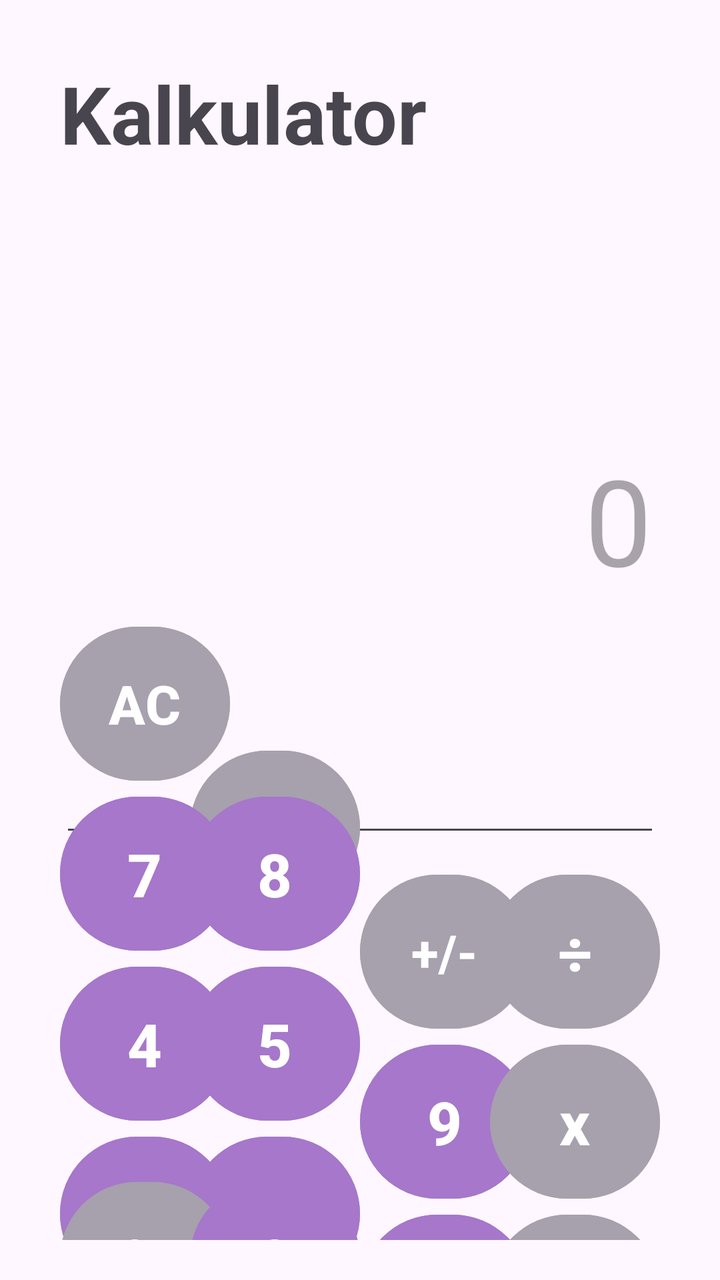
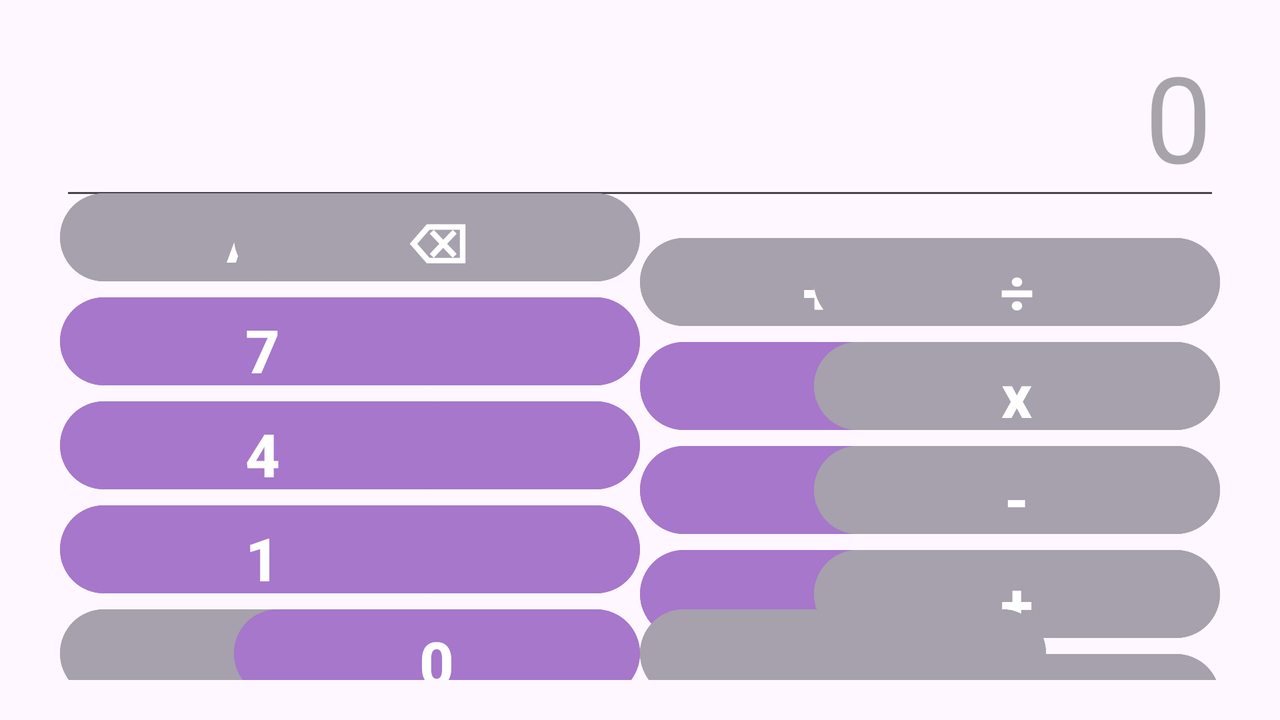

An Android layout and its configuration variant, each rendered on a device that would load it. The default file and the variant file are quoted in full after the pictures.
<!-- AndroidManifest.xml: application theme Theme.AsesmenGasal -->
<!-- res/layout/activity_kalkulator.xml -->
<?xml version="1.0" encoding="utf-8"?>
<androidx.constraintlayout.widget.ConstraintLayout xmlns:android="http://schemas.android.com/apk/res/android"
    xmlns:app="http://schemas.android.com/apk/res-auto"
    xmlns:tools="http://schemas.android.com/tools"
    android:id="@+id/main"
    android:layout_width="match_parent"
    android:layout_height="match_parent"
    tools:context=".KalkulatorActivity"
    android:layout_margin="20dp">

    <TextView
        android:id="@+id/tvJudul"
        android:layout_width="wrap_content"
        android:layout_height="wrap_content"
        android:text="Kalkulator"
        android:textStyle="bold"
        android:textSize="40sp"
        android:layout_marginTop="10dp"
        android:layout_marginStart="10dp"
        app:layout_constraintStart_toStartOf="parent"
        app:layout_constraintTop_toTopOf="parent"/>
    <EditText
        android:id="@+id/etResult"
        android:layout_width="match_parent"
        android:layout_height="330dp"
        android:hint="0"
        android:textSize="60sp"
        android:textAlignment="textEnd"
        android:layout_margin="10dp"
        android:inputType="none"
        android:focusable="false"
        android:focusableInTouchMode="false"
        app:layout_constraintTop_toBottomOf="@+id/tvJudul"/>
    <Button
        android:id="@+id/btBersihkan"
        android:layout_width="85dp"
        android:layout_height="85dp"
        android:text="AC"
        android:textSize="27sp"
        android:textStyle="bold"
        android:textColor="@color/white"
        android:backgroundTint="#A7A0AD"
        android:layout_marginTop="10dp"
        android:layout_marginStart="10dp"
        app:layout_constraintRight_toLeftOf="@+id/btHapus"
        app:layout_constraintStart_toStartOf="parent"
        app:layout_constraintTop_toBottomOf="@+id/etResult"
        app:layout_constraintBottom_toTopOf="@id/btTujuh"/>
    <Button
        android:id="@+id/btHapus"
        android:layout_width="85dp"
        android:layout_height="85dp"
        android:text="⌫"
        android:textSize="27sp"
        android:textStyle="bold"
        android:textColor="@color/white"
        android:backgroundTint="#A7A0AD"
        android:layout_marginTop="10dp"
        app:layout_constraintRight_toLeftOf="@+id/btPM"
        app:layout_constraintLeft_toRightOf="@+id/btBersihkan"
        app:layout_constraintTop_toBottomOf="@+id/etResult"
        app:layout_constraintBottom_toTopOf="@id/btDelapan"/>
    <Button
        android:id="@+id/btPM"
        android:layout_width="85dp"
        android:layout_height="85dp"
        android:text="+/-"
        android:textSize="25sp"
        android:textStyle="bold"
        android:textColor="@color/white"
        android:backgroundTint="#A7A0AD"
        android:layout_marginTop="10dp"
        app:layout_constraintRight_toLeftOf="@+id/btBagi"
        app:layout_constraintLeft_toRightOf="@+id/btHapus"
        app:layout_constraintTop_toBottomOf="@+id/etResult"
        app:layout_constraintBottom_toTopOf="@id/btSembilan"/>
    <Button
        android:id="@+id/btSembilan"
        android:layout_width="85dp"
        android:layout_height="85dp"
        android:text="9"
        android:textSize="30sp"
        android:textColor="@color/white"
        android:backgroundTint="#A677CA"
        android:textStyle="bold"
        app:layout_constraintRight_toLeftOf="@+id/btKali"
        app:layout_constraintLeft_toRightOf="@id/btDelapan"
        app:layout_constraintTop_toBottomOf="@+id/btPM"
        app:layout_constraintBottom_toTopOf="@id/btEnam"/>
    <Button
        android:id="@+id/btDelapan"
        android:layout_width="85dp"
        android:layout_height="85dp"
        android:text="8"
        android:textSize="30sp"
        android:textColor="@color/white"
        android:backgroundTint="#A677CA"
        android:textStyle="bold"
        app:layout_constraintRight_toLeftOf="@+id/btSembilan"
        app:layout_constraintLeft_toRightOf="@+id/btTujuh"
        app:layout_constraintTop_toBottomOf="@+id/btBersihkan"
        app:layout_constraintBottom_toTopOf="@id/btLima"/>
    <Button
        android:id="@+id/btTujuh"
        android:layout_width="85dp"
        android:layout_height="85dp"
        android:text="7"
        android:textSize="30sp"
        android:textColor="@color/white"
        android:backgroundTint="#A677CA"
        android:textStyle="bold"
        android:layout_marginLeft="5dp"
        android:layout_marginStart="10dp"
        app:layout_constraintRight_toLeftOf="@+id/btDelapan"
        app:layout_constraintStart_toStartOf="parent"
        app:layout_constraintTop_toBottomOf="@+id/btBersihkan"
        app:layout_constraintBottom_toTopOf="@id/btEmpat"/>
    <Button
        android:id="@+id/btEnam"
        android:layout_width="85dp"
        android:layout_height="85dp"
        android:text="6"
        android:textSize="30sp"
        android:textColor="@color/white"
        android:backgroundTint="#A677CA"
        android:textStyle="bold"
        app:layout_constraintRight_toLeftOf="@+id/btKurang"
        app:layout_constraintLeft_toRightOf="@id/btLima"
        app:layout_constraintTop_toBottomOf="@+id/btSembilan"
        app:layout_constraintBottom_toTopOf="@id/btTiga"/>
    <Button
        android:id="@+id/btLima"
        android:layout_width="85dp"
        android:layout_height="85dp"
        android:text="5"
        android:textSize="30sp"
        android:textColor="@color/white"
        android:backgroundTint="#A677CA"
        android:textStyle="bold"
        app:layout_constraintRight_toLeftOf="@+id/btEnam"
        app:layout_constraintLeft_toRightOf="@+id/btEmpat"
        app:layout_constraintTop_toBottomOf="@+id/btDelapan"
        app:layout_constraintBottom_toTopOf="@id/btDua"/>
    <Button
        android:id="@+id/btEmpat"
        android:layout_width="85dp"
        android:layout_height="85dp"
        android:text="4"
        android:textSize="30sp"
        android:textColor="@color/white"
        android:backgroundTint="#A677CA"
        android:textStyle="bold"
        android:layout_marginLeft="5dp"
        android:layout_marginStart="10dp"
        app:layout_constraintRight_toLeftOf="@+id/btLima"
        app:layout_constraintStart_toStartOf="parent"
        app:layout_constraintTop_toBottomOf="@+id/btTujuh"
        app:layout_constraintBottom_toTopOf="@id/btSatu"/>
    <Button
        android:id="@+id/btTiga"
        android:layout_width="85dp"
        android:layout_height="85dp"
        android:text="3"
        android:textSize="30sp"
        android:textColor="@color/white"
        android:backgroundTint="#A677CA"
        android:textStyle="bold"
        app:layout_constraintRight_toLeftOf="@+id/btTambah"
        app:layout_constraintLeft_toRightOf="@id/btDua"
        app:layout_constraintTop_toBottomOf="@+id/btEnam"
        app:layout_constraintBottom_toTopOf="@id/btHasil"/>
    <Button
        android:id="@+id/btDua"
        android:layout_width="85dp"
        android:layout_height="85dp"
        android:text="2"
        android:textSize="30sp"
        android:textColor="@color/white"
        android:backgroundTint="#A677CA"
        android:textStyle="bold"
        app:layout_constraintRight_toLeftOf="@+id/btTiga"
        app:layout_constraintLeft_toRightOf="@+id/btSatu"
        app:layout_constraintTop_toBottomOf="@+id/btLima"
        app:layout_constraintBottom_toTopOf="@id/btKoma"/>
    <Button
        android:id="@+id/btSatu"
        android:layout_width="85dp"
        android:layout_height="85dp"
        android:text="1"
        android:textSize="30sp"
        android:textColor="@color/white"
        android:backgroundTint="#A677CA"
        android:textStyle="bold"
        android:layout_marginLeft="5dp"
        android:layout_marginStart="10dp"
        app:layout_constraintRight_toLeftOf="@+id/btDua"
        app:layout_constraintStart_toStartOf="parent"
        app:layout_constraintTop_toBottomOf="@+id/btEmpat"
        app:layout_constraintBottom_toTopOf="@id/btNol"/>
    <Button
        android:id="@+id/btTambah"
        android:layout_width="85dp"
        android:layout_height="85dp"
        android:text="+"
        android:textSize="30sp"
        android:textColor="@color/white"
        android:textStyle="bold"
        android:backgroundTint="#A7A0AD"
        android:layout_marginEnd="10dp"
        app:layout_constraintEnd_toEndOf="parent"
        app:layout_constraintLeft_toRightOf="@+id/btTiga"
        app:layout_constraintTop_toBottomOf="@+id/btKurang"
        app:layout_constraintBottom_toTopOf="@id/btHasil"/>
    <Button
        android:id="@+id/btKurang"
        android:layout_width="85dp"
        android:layout_height="85dp"
        android:text="-"
        android:textSize="30sp"
        android:textColor="@color/white"
        android:textStyle="bold"
        android:backgroundTint="#A7A0AD"
        android:layout_marginEnd="10dp"
        app:layout_constraintEnd_toEndOf="parent"
        app:layout_constraintLeft_toRightOf="@+id/btEnam"
        app:layout_constraintTop_toBottomOf="@+id/btKali"
        app:layout_constraintBottom_toTopOf="@id/btTambah"/>
    <Button
        android:id="@+id/btKali"
        android:layout_width="85dp"
        android:layout_height="85dp"
        android:text="x"
        android:textSize="30sp"
        android:textColor="@color/white"
        android:textStyle="bold"
        android:backgroundTint="#A7A0AD"
        android:layout_marginEnd="10dp"
        app:layout_constraintEnd_toEndOf="parent"
        app:layout_constraintLeft_toRightOf="@+id/btSembilan"
        app:layout_constraintTop_toBottomOf="@+id/btBagi"
        app:layout_constraintBottom_toTopOf="@id/btKurang"/>
    <Button
        android:id="@+id/btBagi"
        android:layout_width="85dp"
        android:layout_height="85dp"
        android:text="÷"
        android:textSize="30sp"
        android:textColor="@color/white"
        android:textStyle="bold"
        android:backgroundTint="#A7A0AD"
        android:layout_marginTop="10dp"
        android:layout_marginEnd="10dp"
        app:layout_constraintEnd_toEndOf="parent"
        app:layout_constraintLeft_toRightOf="@+id/btPM"
        app:layout_constraintTop_toBottomOf="@+id/etResult"
        app:layout_constraintBottom_toTopOf="@id/btKali"/>
    <Button
        android:id="@+id/btKoma"
        android:layout_width="85dp"
        android:layout_height="85dp"
        android:text="."
        android:textSize="30sp"
        android:textColor="@color/white"
        android:textStyle="bold"
        android:backgroundTint="#A7A0AD"
        android:layout_marginBottom="10dp"
        app:layout_constraintRight_toLeftOf="@id/btHasil"
        app:layout_constraintLeft_toRightOf="@+id/btNol"
        app:layout_constraintTop_toBottomOf="@+id/btTiga"
        app:layout_constraintBottom_toBottomOf="parent"/>
    <Button
        android:id="@+id/btPersen"
        android:layout_width="85dp"
        android:layout_height="85dp"
        android:text="%"
        android:textSize="30sp"
        android:textColor="@color/white"
        android:textStyle="bold"
        android:backgroundTint="#A7A0AD"
        android:layout_marginStart="10dp"
        android:layout_marginBottom="10dp"
        app:layout_constraintRight_toLeftOf="@+id/btNol"
        app:layout_constraintStart_toStartOf="parent"
        app:layout_constraintTop_toBottomOf="@+id/btSatu"
        app:layout_constraintBottom_toBottomOf="parent"/>
    <Button
        android:id="@+id/btNol"
        android:layout_width="85dp"
        android:layout_height="85dp"
        android:text="0"
        android:textSize="30sp"
        android:textColor="@color/white"
        android:textStyle="bold"
        android:backgroundTint="#A677CA"
        android:layout_marginBottom="10dp"
        app:layout_constraintRight_toLeftOf="@+id/btKoma"
        app:layout_constraintLeft_toRightOf="@+id/btPersen"
        app:layout_constraintTop_toBottomOf="@+id/btDua"
        app:layout_constraintBottom_toBottomOf="parent"/>
    <Button
        android:id="@+id/btHasil"
        android:layout_width="85dp"
        android:layout_height="85dp"
        android:text="="
        android:textSize="30sp"
        android:textColor="@color/white"
        android:textStyle="bold"
        android:backgroundTint="#A7A0AD"
        android:layout_marginEnd="10dp"
        android:layout_marginBottom="10dp"
        app:layout_constraintEnd_toEndOf="parent"
        app:layout_constraintLeft_toRightOf="@+id/btKoma"
        app:layout_constraintTop_toBottomOf="@+id/btTambah"
        app:layout_constraintBottom_toBottomOf="parent"/>
</androidx.constraintlayout.widget.ConstraintLayout>
<!-- resources referenced by this layout -->
<resources>
  <style name="Theme.AsesmenGasal" parent="Base.Theme.AsesmenGasal" />
  <style name="Base.Theme.AsesmenGasal" parent="Theme.Material3.DayNight.NoActionBar">
          
          
      </style>
</resources>
<!-- res/layout-land/activity_kalkulator.xml (the repository's variant of the layout above) -->
<!-- drawn on the phone turned sideways -->
<?xml version="1.0" encoding="utf-8"?>
<androidx.constraintlayout.widget.ConstraintLayout xmlns:android="http://schemas.android.com/apk/res/android"
    xmlns:app="http://schemas.android.com/apk/res-auto"
    xmlns:tools="http://schemas.android.com/tools"
    android:id="@+id/main"
    android:layout_width="match_parent"
    android:layout_height="match_parent"
    tools:context=".KalkulatorActivity"
    android:layout_margin="20dp">

    <EditText
        android:id="@+id/etResult"
        android:layout_width="match_parent"
        android:layout_height="80dp"
        android:hint="0"
        android:textSize="60sp"
        android:textAlignment="textEnd"
        android:layout_marginStart="10dp"
        android:layout_marginEnd="10dp"
        android:layout_marginTop="5dp"
        app:layout_constraintTop_toTopOf="parent"
        app:layout_constraintEnd_toEndOf="parent"
        app:layout_constraintStart_toStartOf="parent"
        android:inputType="none"
        android:focusable="false"
        android:focusableInTouchMode="false"/>
    <Button
        android:id="@+id/btBersihkan"
        android:layout_width="203dp"
        android:layout_height="52dp"
        android:text="AC"
        android:textSize="27sp"
        android:textStyle="bold"
        android:textColor="@color/white"
        android:backgroundTint="#A7A0AD"
        android:layout_marginTop="10dp"
        android:layout_marginStart="10dp"
        app:layout_constraintRight_toLeftOf="@+id/btHapus"
        app:layout_constraintStart_toStartOf="parent"
        app:layout_constraintTop_toBottomOf="@+id/etResult"
        app:layout_constraintBottom_toTopOf="@+id/btTujuh"/>
    <Button
        android:id="@+id/btHapus"
        android:layout_width="203dp"
        android:layout_height="52dp"
        android:text="⌫"
        android:textSize="27sp"
        android:textStyle="bold"
        android:textColor="@color/white"
        android:backgroundTint="#A7A0AD"
        android:layout_marginTop="10dp"
        app:layout_constraintRight_toLeftOf="@+id/btPM"
        app:layout_constraintLeft_toRightOf="@+id/btBersihkan"
        app:layout_constraintTop_toBottomOf="@+id/etResult"
        app:layout_constraintBottom_toTopOf="@+id/btDelapan"/>
    <Button
        android:id="@+id/btPM"
        android:layout_width="203dp"
        android:layout_height="52dp"
        android:text="+/-"
        android:textSize="30sp"
        android:textStyle="bold"
        android:textColor="@color/white"
        android:backgroundTint="#A7A0AD"
        android:layout_marginTop="10dp"
        app:layout_constraintRight_toLeftOf="@+id/btBagi"
        app:layout_constraintLeft_toRightOf="@+id/btHapus"
        app:layout_constraintTop_toBottomOf="@+id/etResult"
        app:layout_constraintBottom_toTopOf="@+id/btSembilan"/>
    <Button
        android:id="@+id/btPersen"
        android:layout_width="203dp"
        android:layout_height="52dp"
        android:text="%"
        android:textSize="30sp"
        android:textColor="@color/white"
        android:backgroundTint="#A7A0AD"
        android:textStyle="bold"
        android:layout_marginLeft="5dp"
        android:layout_marginStart="10dp"
        android:layout_marginBottom="10dp"
        app:layout_constraintRight_toLeftOf="@+id/btNol"
        app:layout_constraintStart_toStartOf="parent"
        app:layout_constraintTop_toBottomOf="@+id/btSatu"
        app:layout_constraintBottom_toBottomOf="parent"/>
    <Button
        android:id="@+id/btNol"
        android:layout_width="203dp"
        android:layout_height="52dp"
        android:text="0"
        android:textSize="30sp"
        android:textColor="@color/white"
        android:backgroundTint="#A677CA"
        android:textStyle="bold"
        android:layout_marginBottom="10dp"
        app:layout_constraintRight_toLeftOf="@+id/btKoma"
        app:layout_constraintLeft_toRightOf="@+id/btPersen"
        app:layout_constraintTop_toBottomOf="@+id/btDua"
        app:layout_constraintBottom_toBottomOf="parent"/>
    <Button
        android:id="@+id/btSembilan"
        android:layout_width="203dp"
        android:layout_height="52dp"
        android:text="9"
        android:textSize="30sp"
        android:textColor="@color/white"
        android:backgroundTint="#A677CA"
        android:textStyle="bold"
        app:layout_constraintRight_toLeftOf="@+id/btKali"
        app:layout_constraintLeft_toRightOf="@id/btDelapan"
        app:layout_constraintTop_toBottomOf="@+id/btPM"
        app:layout_constraintBottom_toTopOf="@+id/btEnam"/>
    <Button
        android:id="@+id/btDelapan"
        android:layout_width="203dp"
        android:layout_height="52dp"
        android:text="8"
        android:textSize="30sp"
        android:textColor="@color/white"
        android:backgroundTint="#A677CA"
        android:textStyle="bold"
        app:layout_constraintRight_toLeftOf="@+id/btSembilan"
        app:layout_constraintLeft_toRightOf="@+id/btTujuh"
        app:layout_constraintTop_toBottomOf="@+id/btHapus"
        app:layout_constraintBottom_toTopOf="@+id/btLima"/>
    <Button
        android:id="@+id/btTujuh"
        android:layout_width="203dp"
        android:layout_height="52dp"
        android:text="7"
        android:textSize="30sp"
        android:textStyle="bold"
        android:textColor="@color/white"
        android:backgroundTint="#A677CA"
        android:layout_marginStart="10dp"
        app:layout_constraintStart_toStartOf="parent"
        app:layout_constraintRight_toLeftOf="@+id/btDelapan"
        app:layout_constraintTop_toBottomOf="@+id/btBersihkan"
        app:layout_constraintBottom_toTopOf="@+id/btEmpat"/>
    <Button
        android:id="@+id/btEnam"
        android:layout_width="203dp"
        android:layout_height="52dp"
        android:text="6"
        android:textSize="30sp"
        android:textColor="@color/white"
        android:backgroundTint="#A677CA"
        android:textStyle="bold"
        app:layout_constraintRight_toLeftOf="@+id/btKurang"
        app:layout_constraintLeft_toRightOf="@id/btLima"
        app:layout_constraintTop_toBottomOf="@+id/btSembilan"
        app:layout_constraintBottom_toTopOf="@+id/btTiga"/>
    <Button
        android:id="@+id/btLima"
        android:layout_width="203dp"
        android:layout_height="52dp"
        android:text="5"
        android:textSize="30sp"
        android:textColor="@color/white"
        android:backgroundTint="#A677CA"
        android:textStyle="bold"
        app:layout_constraintRight_toLeftOf="@+id/btEnam"
        app:layout_constraintLeft_toRightOf="@+id/btEmpat"
        app:layout_constraintTop_toBottomOf="@+id/btDelapan"
        app:layout_constraintBottom_toTopOf="@+id/btDua"/>
    <Button
        android:id="@+id/btEmpat"
        android:layout_width="203dp"
        android:layout_height="52dp"
        android:text="4"
        android:textSize="30sp"
        android:textColor="@color/white"
        android:backgroundTint="#A677CA"
        android:textStyle="bold"
        android:layout_marginStart="10dp"
        app:layout_constraintRight_toLeftOf="@+id/btLima"
        app:layout_constraintStart_toStartOf="parent"
        app:layout_constraintTop_toBottomOf="@+id/btTujuh"
        app:layout_constraintBottom_toTopOf="@+id/btSatu"/>
    <Button
        android:id="@+id/btTiga"
        android:layout_width="203dp"
        android:layout_height="52dp"
        android:text="3"
        android:textSize="30sp"
        android:textColor="@color/white"
        android:backgroundTint="#A677CA"
        android:textStyle="bold"
        app:layout_constraintRight_toLeftOf="@+id/btTambah"
        app:layout_constraintLeft_toRightOf="@id/btDua"
        app:layout_constraintTop_toBottomOf="@+id/btEnam"
        app:layout_constraintBottom_toTopOf="@+id/btHasil"/>
    <Button
        android:id="@+id/btDua"
        android:layout_width="203dp"
        android:layout_height="52dp"
        android:text="2"
        android:textSize="30sp"
        android:textColor="@color/white"
        android:backgroundTint="#A677CA"
        android:textStyle="bold"
        app:layout_constraintRight_toLeftOf="@+id/btTiga"
        app:layout_constraintLeft_toRightOf="@+id/btSatu"
        app:layout_constraintTop_toBottomOf="@+id/btLima"
        app:layout_constraintBottom_toTopOf="@+id/btNol"/>
    <Button
        android:id="@+id/btSatu"
        android:layout_width="203dp"
        android:layout_height="52dp"
        android:text="1"
        android:textSize="30sp"
        android:textColor="@color/white"
        android:backgroundTint="#A677CA"
        android:textStyle="bold"
        android:layout_marginStart="10dp"
        app:layout_constraintRight_toLeftOf="@+id/btDua"
        app:layout_constraintStart_toStartOf="parent"
        app:layout_constraintTop_toBottomOf="@+id/btEmpat"
        app:layout_constraintBottom_toTopOf="@+id/btPersen"/>

    <Button
        android:id="@+id/btTambah"
        android:layout_width="203dp"
        android:layout_height="52dp"
        android:backgroundTint="#A7A0AD"
        android:text="+"
        android:textColor="@color/white"
        android:textSize="30sp"
        android:textStyle="bold"
        android:layout_marginEnd="10dp"
        app:layout_constraintBottom_toTopOf="@+id/btHasil"
        app:layout_constraintEnd_toEndOf="parent"
        app:layout_constraintRight_toLeftOf="@+id/btTiga"
        app:layout_constraintTop_toBottomOf="@+id/btKurang" />

    <Button
        android:id="@+id/btKurang"

        android:layout_width="203dp"
        android:layout_height="52dp"
        android:text="-"
        android:textSize="30sp"
        android:textStyle="bold"
        android:textColor="@color/white"
        android:backgroundTint="#A7A0AD"
        android:layout_marginEnd="10dp"
        app:layout_constraintLeft_toRightOf="@+id/btEnam"
        app:layout_constraintTop_toBottomOf="@+id/btKali"
        app:layout_constraintEnd_toEndOf="parent"
        app:layout_constraintBottom_toTopOf="@+id/btTambah"/>
    <Button
        android:id="@+id/btKali"
        android:layout_width="203dp"
        android:layout_height="52dp"
        android:text="x"
        android:textSize="30sp"
        android:textStyle="bold"
        android:textColor="@color/white"
        android:backgroundTint="#A7A0AD"
        android:layout_marginEnd="10dp"
        app:layout_constraintLeft_toRightOf="@+id/btSembilan"
        app:layout_constraintTop_toBottomOf="@+id/btBagi"
        app:layout_constraintEnd_toEndOf="parent"
        app:layout_constraintBottom_toTopOf="@+id/btKurang"/>
    <Button
        android:id="@+id/btBagi"
        android:layout_width="203dp"
        android:layout_height="52dp"
        android:text="÷"
        android:textSize="30sp"
        android:textStyle="bold"
        android:textColor="@color/white"
        android:backgroundTint="#A7A0AD"
        android:layout_marginTop="10dp"
        android:layout_marginEnd="10dp"
        app:layout_constraintLeft_toRightOf="@+id/btPM"
        app:layout_constraintTop_toBottomOf="@+id/etResult"
        app:layout_constraintEnd_toEndOf="parent"
        app:layout_constraintBottom_toTopOf="@+id/btKali"/>
    <Button
        android:id="@+id/btKoma"
        android:layout_width="203dp"
        android:layout_height="52dp"
        android:text="."
        android:textSize="30sp"
        android:textStyle="bold"
        android:textColor="@color/white"
        android:backgroundTint="#A7A0AD"
        android:layout_marginBottom="10dp"
        app:layout_constraintRight_toLeftOf="@+id/btHasil"
        app:layout_constraintLeft_toRightOf="@+id/btNol"
        app:layout_constraintTop_toBottomOf="@+id/btTiga"
        app:layout_constraintBottom_toBottomOf="parent"/>
    <Button
        android:id="@+id/btHasil"
        android:layout_width="203dp"
        android:layout_height="52dp"
        android:text="="
        android:textSize="30sp"
        android:textStyle="bold"
        android:textColor="@color/white"
        android:backgroundTint="#A7A0AD"
        android:layout_marginBottom="10dp"
        android:layout_marginEnd="10dp"
        app:layout_constraintLeft_toRightOf="@+id/btKoma"
        app:layout_constraintTop_toBottomOf="@+id/btTambah"
        app:layout_constraintEnd_toEndOf="parent"
        app:layout_constraintBottom_toBottomOf="parent"/>
</androidx.constraintlayout.widget.ConstraintLayout>
